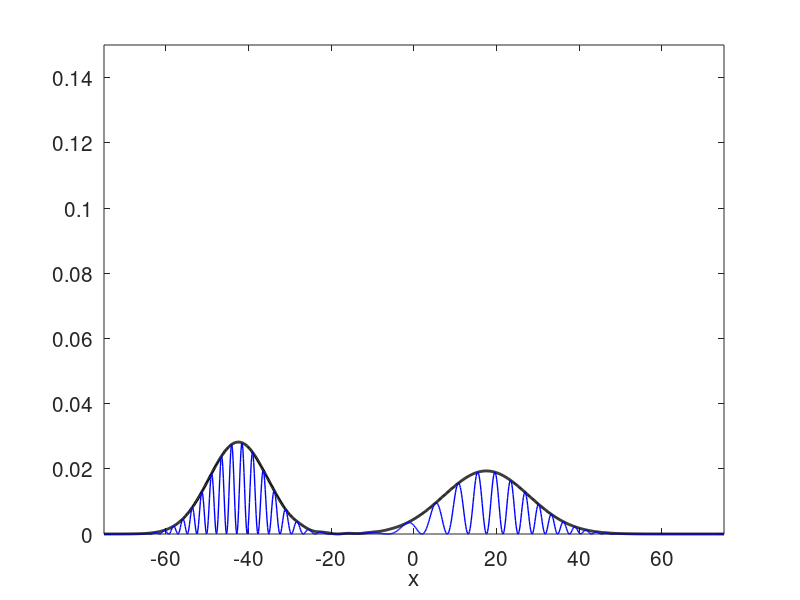

Recreate this plot in MATLAB.
% This script simulates the evolution of two Gaussian wave packets who meet. 
% It does so by solving the Schrödinger equation by approximating the kinetic 
% energy operator using the Fast Fourier transform. The two Gaussians have 
% their own sets of initial mean position, mean momentum, and momentum widths.
% The mean momenta should be such that the two waves travel towards each other, 
% and the mean position and widths should be such that they do not overlap 
% initially.
%
% The simulation displays both |\Psi(x; t)|^2 and [Re (\Psi(x; t))]^2.
%
% Numerical inputs:
%   L       - The extension of the spatial grid 
%   N       - The number of grid points
%   Tfinal  - The duration of the simulation
%   dt      - The step size in time
%
% Physical inputs, wave 1:
%   x01      - The mean position of the initial wave packet
%   p02      - The mean momentum of the initial wave packet
%   sigmaP1  - The momentum width of the initial, Gaussian wave packet
%   tau1     - The time at which the Gaussian is narrowest (spatially)
%
% -Correspondingly for wave 2.    
%
% All inputs are hard coded initially.

% Numerical grid parameters
L = 150;
N = 1024;                % Should be 2^k, k integer, for FFT's sake
h = L/(N-1);

% Numerical time parameters
Tfinal = 50;
dt = 0.1;

% Input parameters for the 1st Gaussian
x01 = -20;
p01 = 0.75;
sigmaP1 = 0.2;
tau1 = 0;

% Input parameters for the 2nd Gaussian
x02 = 20;
p02 = -1.25;
sigmaP2 = 0.1;
tau2 = 0;

% Set up grid
x = transpose(linspace(-L/2, L/2, N));      % Column vector

% Set up kinetic energy matrix by means of the fast Fourier transform
k=2*pi/(N*h)*[0:(N/2-1), (-N/2:-1)];          % Vector with k-values
% Fourier transform the identity matrix:
Tmat_FFT = fft(eye(N));
% Multiply by (ik)^2
Tmat_FFT = diag(-k.^2)*Tmat_FFT;
% Transform back to x-representation
Tmat_FFT = ifft(Tmat_FFT);
Tmat_FFT = -1/2*Tmat_FFT;            % Correct prefactor

% Set up propagator
U_FFT = expm(-1i*Tmat_FFT*dt);

% Set up Gaussian - analytically
% 1st Gaussian:
InitialNorm1 = nthroot(2/pi, 4) * sqrt(sigmaP1/(1-2i*sigmaP1^2*tau1));
Psi1 = InitialNorm1*exp(-sigmaP1^2*(x-x01).^2/(1-2i*sigmaP1^2*tau1)+ ...
    1i*p01*x);
% 2nd Gaussian:
InitialNorm2 = nthroot(2/pi, 4) * sqrt(sigmaP2/(1-2i*sigmaP2^2*tau2));
Psi2 = InitialNorm2*exp(-sigmaP2^2*(x-x02).^2/(1-2i*sigmaP2^2*tau2)+ ...
    1i*p02*x);
% Total initial wave packet - with proper normalization (as long as they 
% do not overlap)
Psi0 = 1/sqrt(2)*(Psi1 + Psi2);

% Initiate plot
figure(1)
plAbs = plot(x, abs(Psi0).^2, 'k-', 'linewidth', 2);
hold on
plReal = plot(x, real(Psi0).^2, 'b-', 'linewidth', 1);
hold off
set(gca, 'fontsize', 15)
xlabel('x')
axis([-L/2 L/2 0 .15])
% Initiate wave functon and time
Psi_FFT = Psi0;
t = 0;

% Loop which updates wave functions and plots in time
while t < Tfinal
  % Update numerical wave function
  Psi_FFT = U_FFT*Psi_FFT;
  
  % Update plot
  set(plAbs, 'ydata', abs(Psi_FFT).^2);
  set(plReal, 'ydata', real(Psi_FFT).^2);
  drawnow

  % Update time
  t = t+dt;             
end
